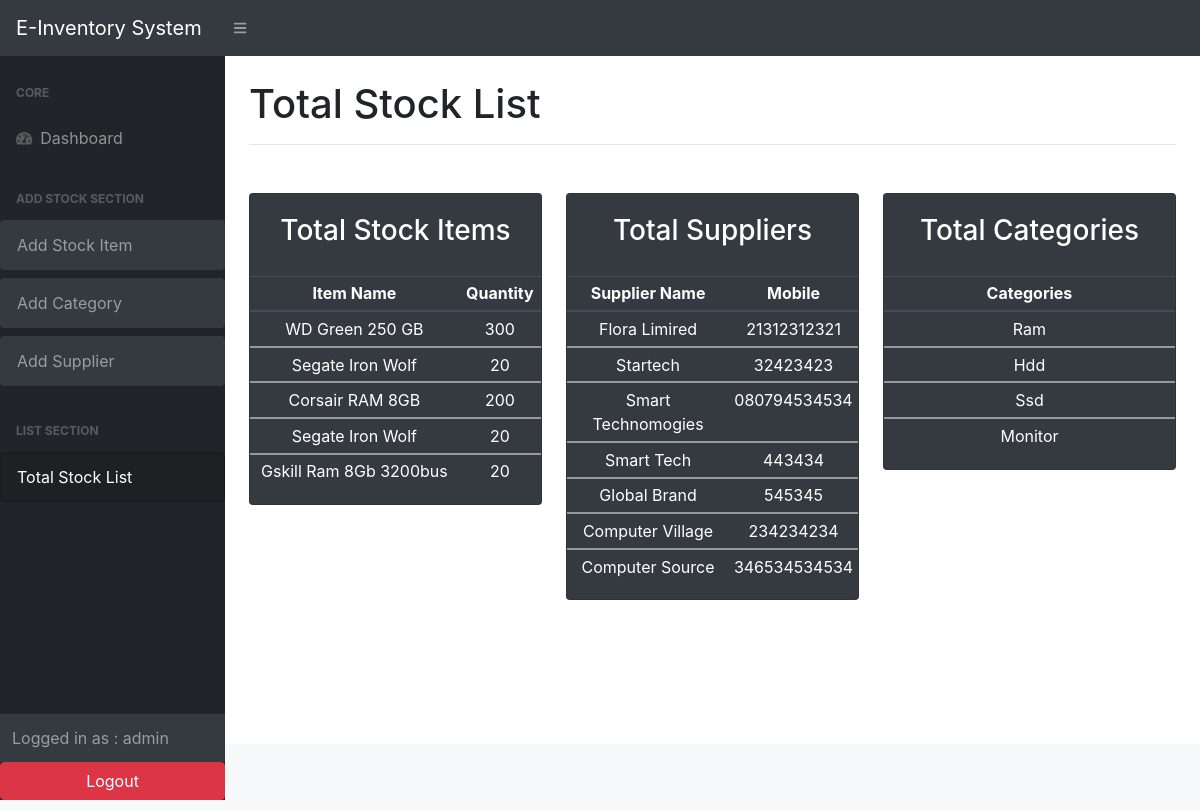
The page /total_list/ (signed in) on the database its author committed.
### stock/models.py (models this page shows, shortened)
class Stock( models.Model):
    category =models.ForeignKey(Category, on_delete=models.SET_NULL, null=True,blank=True)
    item_name = models.CharField(max_length=200, null=True)
    quantity = models.IntegerField(blank=True, null=True, default=0)
    price = models.FloatField(null=True, blank=True,default= 0)
    amount = models.FloatField(null=True, blank=True,default= 0)
    supplier= models.ForeignKey(Supplier, on_delete=models.SET_NULL, null=True,blank=True)
    last_updated=models.DateTimeField(auto_now_add=False,auto_now=True)
    timestamp= models.DateTimeField(auto_now_add=True,auto_now=False,)

class Supplier (models.Model):
    sup_name = models.CharField(max_length=200, null=True,)
    sup_mobile = models.CharField(max_length=200, null=True, blank=True)
    sup_email = models.CharField(max_length=200, null=True, blank=True)
    sup_note = models.TextField(blank=True, null=True)

class Category (models.Model):
    cat_name= models.CharField(max_length=200, null=True)

### stock/views.py (the view)
# urls.py: path('total_list/', views.total_list, name='total_list'),
@login_required(login_url='user_login')
def total_list(request):
    items = Stock.objects.all()
    suppliers = Supplier.objects.all()
    categories= Category.objects.all()
    context ={
        'items':items ,
        'suppliers':suppliers,
        'categories':categories
    }
    return render (request, 'stock/total_list.html', context)

### stock/templates/stock/total_list.html (shortened to what this page needs)
{% extends "base.html" %}
{% block content %}
{% load crispy_forms_tags %}
<main>
    <div class="container-fluid">
        <h1 class="mt-4 mb-3">Total Stock List</h1>
        <hr>
        <div class="row mt-4">
            <div class="col-xl-4 col-md-6  text-center mt-4">
                <div class="card bg-dark text-white mb-4">
                    <div class="card-body">
                        <h3>Total Stock Items</h3>
                    </div>
                    <div class=" text-center">
                        <table class="table table-sm table-dark">
                            <thead>
                                <tr>
                                    <th scope="col">Item Name</th>
                                    <th scope="col">Quantity</th>
                                </tr>
                            </thead>
                            {% for item in items %}
                            <tbody>
                                <tr>
                                    <td>{{item.item_name}}</td>
                                    <td>{{item.quantity}}</td>
                                </tr>
                            </tbody>
                            {% endfor %}
                        </table>
                    </div>
                </div>
            </div>
            <div class="col-xl-4 col-md-6  text-center mt-4">
                <div class="card bg-dark text-white mb-4">
                    <div class="card-body">
                        <h3>Total Suppliers </h3>
                    </div>
                    <div class=" text-center">
                        <table class="table table-sm table-dark">
                            <thead>
                                <tr>
                                    <th scope="col">Supplier Name</th>
                                    <th scope="col">Mobile</th>
                                </tr>
                            </thead>
                            {% for sup in suppliers %}
                            <tbody>
                                <tr>
                                    <td>{{sup.sup_name}}</td>
                                    <td>{{sup.sup_mobile}}</td>
                                </tr>
                            </tbody>
                            {% endfor %}
                        </table>
                    </div>
                </div>
            </div>
            <div class="col-xl-4 col-md-6  text-center mt-4">
                <div class="card bg-dark text-white mb-4">
                    <div class="card-body">
                        <h3>Total Categories </h3>
                    </div>
                    <div class=" text-center">
                        <table class="table table-sm table-dark">
                            <thead>
                                <tr>
                                    <th scope="col">Categories</th>
                                </tr>
                            </thead>
                            {% for cat in categories %}
                            <tbody>
                                <tr>
                                    <td>{{cat.cat_name}}</td>
                                </tr>
                            </tbody>
                            {% endfor %}
                        </table>
                    </div>
                </div>
            </div>
            <div class="col-xl-3 col-md-6">
            </div>
        </div>
    </div>
    </div>
    </div>
{% endblock %}

### stock/templates/layouts/backend_sidebar.html (shortened to what this page needs)
<div id="layoutSidenav_nav">
    <nav class="sb-sidenav accordion sb-sidenav-dark" id="sidenavAccordion">
        <div class="sb-sidenav-menu">
            <div class="nav">
                <div class="sb-sidenav-menu-heading">Core</div>
                <a class="nav-link" href="{% url 'list_items' %}">
                    <div class="sb-nav-link-icon"><i class="fas fa-tachometer-alt"></i></div>
                    Dashboard
                </a>
                <div class="sb-sidenav-menu-heading">Add Stock Section</div>
                <a class="nav-link collapsed btn btn-dark mb-2" href="{% url 'add_stock' %}"> Add Stock Item
                </a>
                <a class="nav-link collapsed btn btn-dark mb-2" href="{% url 'add_category' %}"> Add Category
                </a>
                <a class="nav-link collapsed btn btn-dark mb-2" href="{% url 'add_sup' %}"> Add Supplier
                </a>
                <div class="sb-sidenav-menu-heading">List Section</div>
                <a class="nav-link collapsed btn btn-dark mb-2" href="{% url 'total_list' %}"> Total Stock List
                </a>
            </div>
        </div>
        <div class="sb-sidenav-footer">
            <div class="p">Logged in as : {{request.user}}</div>
        </div>
        <div class="sb-sidenav-menu-heading text-center">
            {% if user.is_authenticated %}
            <form method="POST" action="{% url 'logout' %}">
                <button class="btn btn-danger" type="submit" style="padding-left: 85px; padding-right: 85px;">Logout
                </button>
            </form>
            {% else %}
            <button class="btn btn-info" type="submit" style="padding-left: 85px; padding-right: 85px;">login
            </button>
            {% endif %}
        </div>
    </nav>
</div>

### rows shown on the page
Stock: item_name "WD Green 250 GB", quantity "300"
Stock: item_name "Segate Iron Wolf", quantity "20"
Stock: item_name "Corsair RAM 8GB", quantity "200"
Stock: item_name "Segate Iron Wolf", quantity "20"
Stock: item_name "Gskill Ram 8Gb 3200bus", quantity "20"
Supplier: sup_name "Flora Limired", sup_mobile "21312312321"
Supplier: sup_name "Startech", sup_mobile "32423423"
Supplier: sup_name "Smart Technomogies", sup_mobile "080794534534"
Supplier: sup_name "Smart Tech", sup_mobile "443434"
Supplier: sup_name "Global Brand", sup_mobile "545345"
Supplier: sup_name "Computer Village", sup_mobile "234234234"
Supplier: sup_name "Computer Source", sup_mobile "346534534534"
Category: cat_name "Ram"
Category: cat_name "Hdd"
Category: cat_name "Ssd"
Category: cat_name "Monitor"

### other values the page prints
{{ request.user }} "admin"
